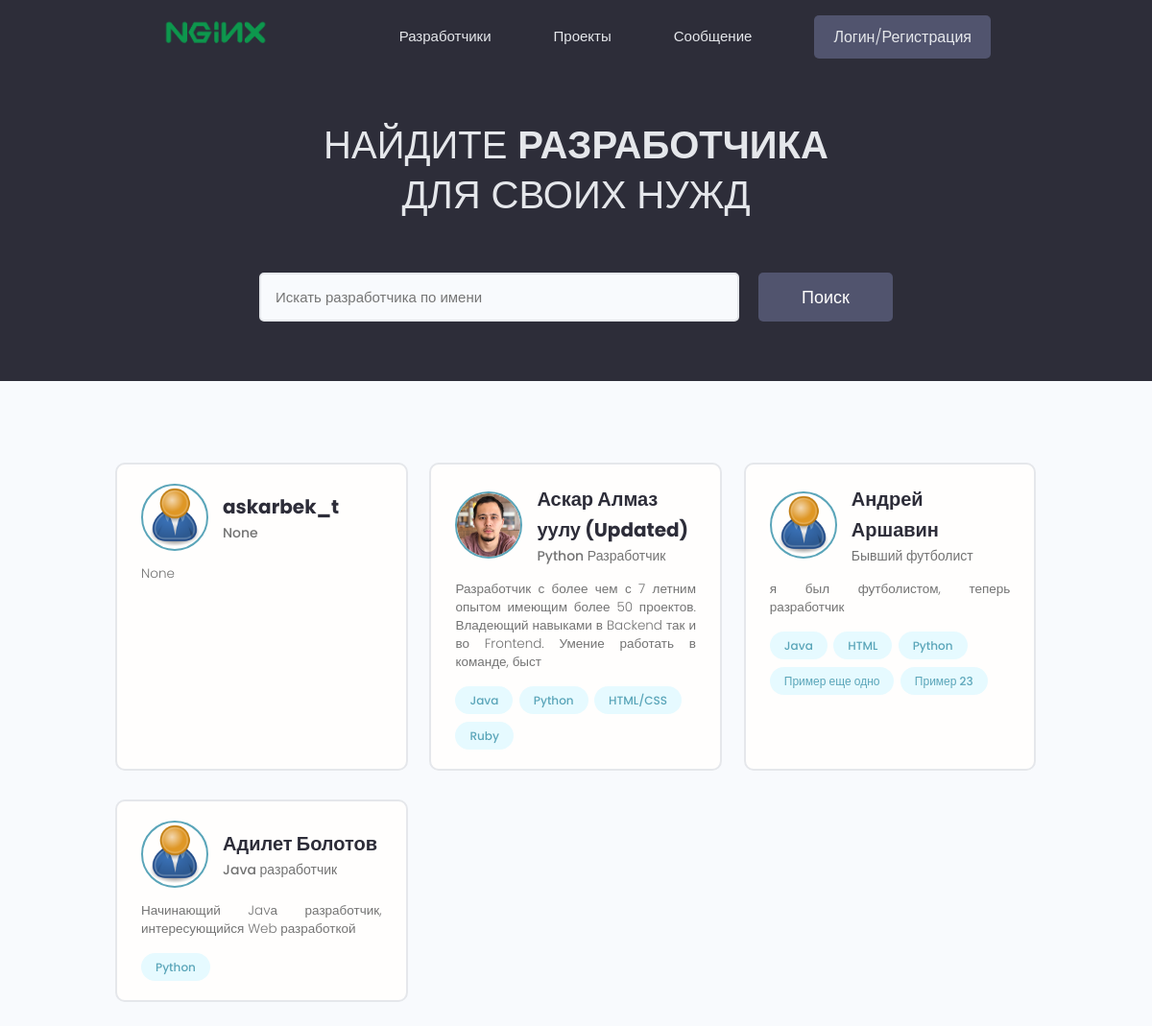
Before: / with the older database file.
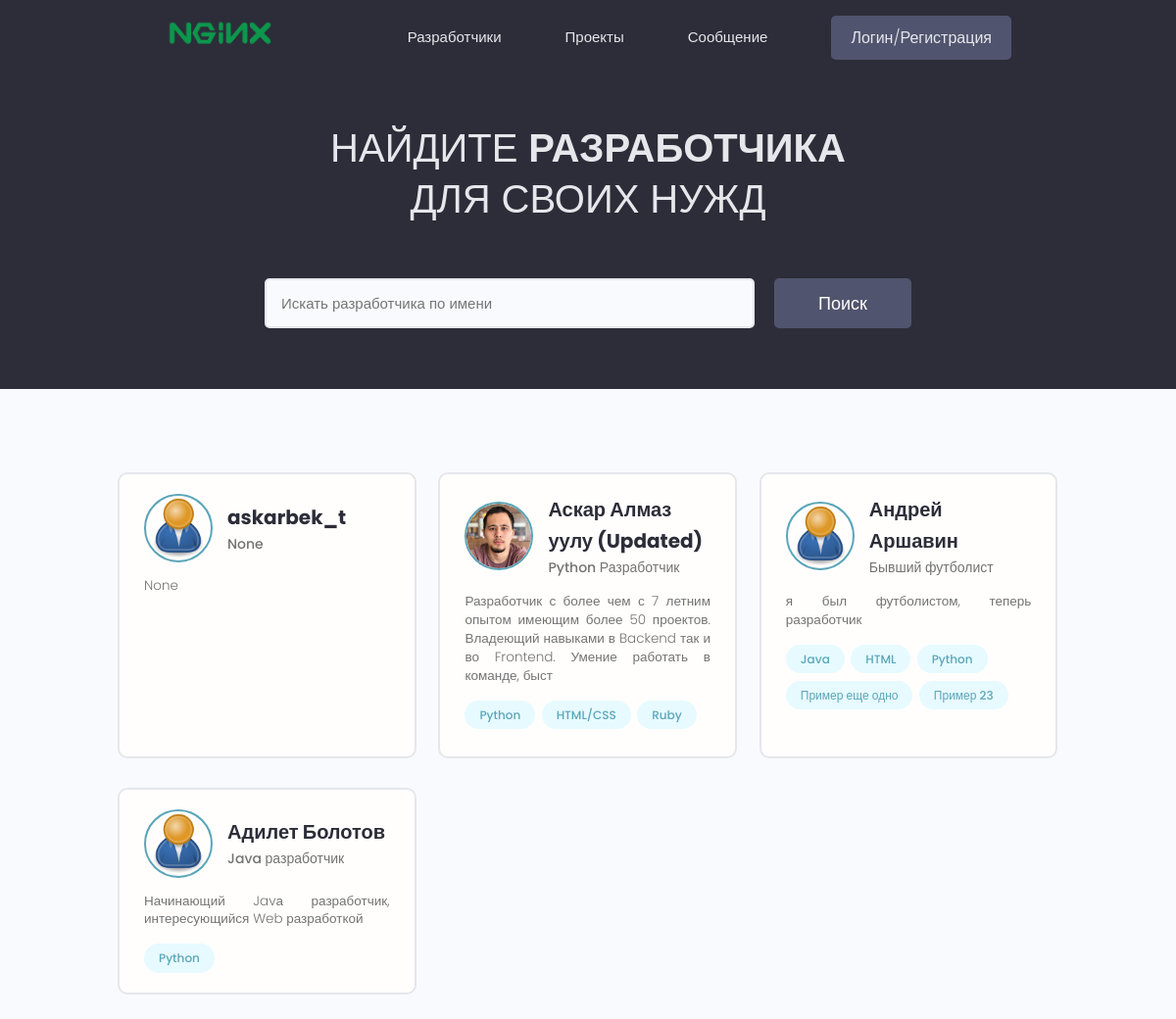
After: the same page with the newer database file.
### users/models.py (models this page shows, shortened)
class Profile(models.Model):
    user = models.OneToOneField(User, on_delete=models.CASCADE, null=True, blank=True)
    id = models.UUIDField(default= uuid.uuid4, unique=True, primary_key=True, editable=False) #16 char string nums and letters
    name = models.CharField(max_length=200, null = True, blank=True, verbose_name='ФИО')
    username = models.CharField(max_length=200, null=True, blank=True, verbose_name='Логин')
    email = models.CharField(max_length=200, null=True, blank=True, verbose_name='Почтовый адрес')
    short_intro = models.CharField(max_length=250, blank=True, null=True, verbose_name='Краткая информациия')
    bio = models.TextField(blank=True, null=True, verbose_name='Биография')
    profile_image = models.ImageField(null=True, blank=True, default='profiles/user-default.png', upload_to='profiles/')
    social_github = models.CharField(max_length=250, blank=True, null=True, verbose_name='Профиль в GitHub')
    social_twitter = models.CharField(max_length=250, blank=True, null=True, verbose_name='Профиль в Twitter')
    social_youtube = models.CharField(max_length=250, blank=True, null=True, verbose_name='Профиль в YouTube')
    social_facebook = models.CharField(max_length=250, blank=True, null=True, verbose_name='Профиль в Facebook')
    social_linkedin = models.CharField(max_length=250, blank=True, null=True, verbose_name='Профиль в LinkedIn')
    personal_website = models.CharField(max_length=250, blank=True, null=True, verbose_name='Персональный сайт')
    location = models.CharField(max_length=200, blank=True, null=True,verbose_name='Текущее местоположе')
    class Meta:
        verbose_name = 'Пользователь'
        verbose_name_plural = 'Пользователи'

class Skill(models.Model):
    owner = models.ForeignKey(Profile, blank=True, null=True, on_delete = models.CASCADE, verbose_name ='Разработчик')
    name = models.CharField(max_length=150, blank=True, null=True, verbose_name= 'Наименование')
    description = models.TextField(blank=True, null=True, verbose_name='Описание')
    created = models.DateTimeField(auto_now_add=True, verbose_name='Создано')
    id = models.UUIDField(default=uuid.uuid4, unique=True, blank=True, primary_key=True)
    def __str__(self):
        return str(self.name)
    class Meta:
        verbose_name = 'Навык'
        verbose_name_plural = 'Навыки'

### users/views.py (the view)
# urls.py: path('', profiles, name = 'profiles'),
def profiles(requests):
    profiles, search_query = searchProfiles(requests)
    results = 6
    custom_range, profiles = paginateProfiles(requests, profiles, results)
    context = {
        'profiles': profiles,
        'search_query':search_query,
        'custom_range': custom_range
    }
    return render(requests,'users/profiles.html', context=context)

### users/utils.py (called while the page is built)
def paginateProfiles(request, profiles, results):
    page = request.GET.get('page')
    paginator = Paginator(profiles, results)
    try:
        profiles = paginator.page(page)
    except PageNotAnInteger:
        page = 1
        profiles = paginator.page(page)
    except EmptyPage:
        page = paginator.num_pages
        profiles = paginator.page(page)
    leftindex = (int(page) - 2)
    if leftindex < 1:
        leftindex = 1
    rightindex = (int(page) + 2)
    if rightindex > paginator.num_pages:
        rightindex = paginator.num_pages + 1
    custom_range = range(leftindex, rightindex)
    return custom_range, profiles

def searchProfiles(requests):
    search_query = ''
    if requests.GET.get('search_query'):
        search_query = requests.GET.get('search_query')
    skills = Skill.objects.filter(name__icontains=search_query)
    profiles = Profile.objects.distinct().filter(
        Q(name__icontains=search_query) |
        Q(short_intro__icontains=search_query) |
        Q(skill__in=skills)
    )
    return profiles, search_query

### users/templates/users/profiles.html (shortened to what this page needs)
{% extends 'main.html' %}
{% block content %}
  <main class="home">
    <section class="hero-section text-center">
      <div class="container container--narrow">
        <div class="hero-section__box">
          <h2>Найдите <span>Разработчика</span></h2>
          <h2>ДЛЯ СВОИХ НУЖД</h2>
        </div>
        <div class="hero-section__search">
          <form class="form" action="#" method="get">
            <div class="form__field">
              <input class="input input--text" id="formInput#search" type="text" name="search_query" value="{{ search_query }}" placeholder="Искать разработчика по имени" />
            </div>
            <input class="btn btn--sub btn--lg" type="submit" value="Поиск" />
          </form>
        </div>
      </div>
    </section>
    <section class="devlist">
      <div class="container">
        <div class="grid grid--three">
            {% for profile in profiles %}
          <div class="column card">
            <div class="dev">
              <a href="{% url 'profile' profile.id %}" class="card__body">
                <div class="dev__profile">
                  <img class="avatar avatar--md" src="{{ profile.profile_image.url }}" alt="image" />
                  <div class="dev__meta">
                    <h3>{{ profile.name }}</h3>
                    <h5>{{ profile.short_intro }}</h5>
                  </div>
                </div>
                <p class="dev__info">
                  {{ profile.bio|slice:"150" }}
                </p>
                <div class="dev__skills">
                  {% for skill in profile.skill_set.all|slice:"5" %}
                  <span class="tag tag--pill tag--main">
                    <small>{{skill}}</small>
                  </span>
                  {% endfor %}
                </div>
              </a>
            </div>
          </div>
            {% endfor %}
        </div>
      </div>
    </section>
  </main>
{% endblock %}

### templates/main.html (shortened to what this page needs)
<!DOCTYPE html>
{% load static %}
<html lang="en">
<head>
  <link rel="stylesheet" href="https://cdn.iconmonstr.com/1.3.0/css/iconmonstr-iconic-font.min.css" />
  <link rel="stylesheet" href="{% static 'uikit/styles/uikit.css' %}" />
  <link rel="stylesheet" href="{% static 'styles/app.css' %}" />
</head>
<body>
{% include 'navbar.html' %}
{% block content %}
{% endblock content%}
</body>
</html>

### templates/navbar.html (shortened to what this page needs)
{% load static %}
<header class="header">
    <div class="container container--narrow">
      <a href="{% url 'profiles' %}" class="header__logo">
        <img src="{% static 'images/logo.png' %}" alt="DevSearch Logo" />
      </a>
      <nav class="header__nav">
        <ul class="header__menu">
          <li class="header__menuItem"><a href="{% url 'profiles' %}">Разработчики</a></li>
          <li class="header__menuItem"><a href="{% url 'projects' %}">Проекты</a></li>
          <li class="header__menuItem"><a href="">Сообщение</a></li>
          {% if request.user.is_authenticated %}
           <li class="header__menuItem"><a href="{% url 'account' %}">Аккаунт</a></li>
          <li class="header__menuItem"><a href="{% url 'logout' %}" class="btn btn--sub">Выход</a></li>
          {% else %}
          <li class="header__menuItem"><a href="{% url 'login' %}" class="btn btn--sub">Логин/Регистрация</a></li>
          {% endif %}
        </ul>
      </nav>
    </div>
  </header>

### static/styles/app.css (style rules this page uses)
:root { --color-sub: #2d2d39; }
.btn--sub { background-color: var(--color-sub-light); }
.card { border: 2px solid var(--color-light); }
img { width: 100%; }
.header { position: sticky; z-index: 111; background-color: var(--color-sub); padding: 1.5rem 0; }
.header > .container { display: flex; justify-content: space-between; align-items: center; }
.header__logo > img { height: 3.8rem; }
.header__nav > ul { display: inline-flex; align-items: center; list-style: none; gap: 6.5rem; }
.header__menuItem > a { color: var(--color-light); font-weight: 300; }
.hero-section { height: 40vh; display: flex; align-items: center; background-color: var(--color-sub); }
.hero-section__box { margin-bottom: 4rem; }
.hero-section__box > h2, .hero-section__box > h2 > span { font-size: 4rem; color: var(--color-light); line-height: 1.3; text-transform: uppercase; }
.hero-section__box > h2 { font-weight: 300; }
.hero-section__box > h2 > span { font-weight: 700; }
.hero-section__search > .form { display: flex; align-items: center; justify-content: center; gap: 2rem; }
.hero-section__search > .form input.input--text { width: 50rem; }
.devlist { margin-top: 8rem; }
.devlist .grid { align-items: stretch; }
.devlist .dev .dev__profile { display: flex; align-items: center; gap: 1.5rem; }
.devlist .dev .dev__meta h3 { color: var(--color-sub); font-size: 2rem; font-weight: 700; }
.devlist .dev .dev__meta h5 { color: var(--color-text); font-size: 1.4rem; font-weight: 500; }
.devlist .dev .dev__info { margin: 1.5rem 0; font-size: 1.35rem; line-height: 1.4; text-align: justify; }

### static/uikit/styles/modules/_variables.css (style rules this page uses)
:root { --color-main: #5aa5b9; --color-main-light: #e6faff; --color-sub: #3f4156; --color-sub-light: #51546e; --color-sub-lighter: #ededfd; --color-text: #737373; --color-gray: #8b8b8b; --color-light: #e5e7eb; --color-light-gray: #767676; --color-bg: #f8fafd; --color-white: #fffefd; --color-white-light: #f3f3f3; --color-success: #359e64; --color-success-bg: #def8e8; --color-error: #fc4b0b; --color-error-bg: #fff2ee; --font-base: 'Poppins', arial, helvetica, 'Segoe UI', roboto, ubuntu, sans-serif; --font-monospace: 'Fira Code', 'Courier New', courier, monospace; --font-regular: 300; --font-medium: 500; --font-bold: 700; --generic-shadow: 1px 1px 5px #00000010; --generic-transition: all 0.3s ease-in-out; }

### static/uikit/styles/modules/_base.css (style rules this page uses)
* { margin: 0; padding: 0; box-sizing: border-box; text-rendering: optimizeLegibility; color: inherit; font-size: inherit; }
html { font-size: 50%; }
@media only screen and (min-width: 480px) { html { font-size: 56.25%; } }
@media only screen and (min-width: 1200px) { html { font-size: 62.5%; } }
body { line-height: 1.6; font-weight: 400; font-size: 1.5rem; color: var(--color-text); background-color: var(--color-bg); min-height: 100vh; }

### static/uikit/styles/modules/_typography.css (style rules this page uses)
* { font-family: var(--font-base); }
h2 { font-size: 3.6rem; font-weight: var(--font-bold); }
h3 { font-size: 3.2rem; font-weight: var(--font-medium); }
h5 { font-size: 2.4rem; font-weight: var(--font-medium); }
h5, h6 { font-weight: var(--font-regular); }
p, span, strong { font-size: 1.6rem; color: var(--color-text); font-weight: var(--font-regular); }
a { padding-bottom: 2px; text-decoration: none; display: inline-block; color: var(--color-main); font-weight: var(--font-medium); }

### static/uikit/styles/modules/_utilities.css (style rules this page uses)
.container { width: 92%; max-width: 165rem; margin: 0 auto; box-sizing: border-box; }
.container--narrow { width: 92%; max-width: 120rem; }
@media screen and (min-width: 1000px) { .container { width: 90%; } }
@media screen and (min-width: 1000px) { .container--narrow { width: 85%; } }
@media screen and (min-width: 1200px) { .container { width: 80%; } }
@media screen and (min-width: 1200px) { .container--narrow { width: 72%; } }
.text-center { text-align: center; }

### static/uikit/styles/modules/_avatar.css (style rules this page uses)
.avatar { border-radius: 50%; border: 2px solid var(--color-main); object-fit: cover; }
.avatar--md { height: 7rem; width: 7rem; }

### static/uikit/styles/modules/_button.css (style rules this page uses)
.btn { display: inline-block; position: relative; cursor: pointer; background-color: var(--color-light); font-weight: var(--font-medium); color: var(--color-sub); text-decoration: none; padding: 1rem 2rem; border-radius: 0.5rem; border: none; width: -webkit-fit-content; width: -moz-fit-content; width: fit-content; height: -webkit-fit-content; height: -moz-fit-content; height: fit-content; font-size: 1.6rem; outline-width: 0; outline-color: transparent; -webkit-backface-visibility: hidden; backface-visibility: hidden; transition: all 0.3s ease-in-out; }
.btn--sub { background-color: var(--color-sub); color: var(--color-white); }
.btn--lg { font-size: 1.8rem; padding: 1.2rem 4.5rem; }

Changed rows visible on the page:
removed Skill: name "Java", shown under Profile "Аскар Алмаз уулу (Updated)"
